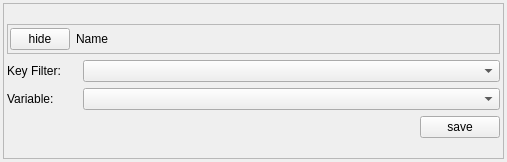
<?xml version="1.0" encoding="UTF-8"?>
<ui version="4.0">
 <class>Form</class>
 <widget class="QWidget" name="Form">
  <property name="geometry">
   <rect>
    <x>0</x>
    <y>0</y>
    <width>507</width>
    <height>162</height>
   </rect>
  </property>
  <property name="windowTitle">
   <string>Form</string>
  </property>
  <layout class="QVBoxLayout" name="verticalLayout_3">
   <property name="margin">
    <number>3</number>
   </property>
   <item>
    <widget class="QFrame" name="frame_2">
     <property name="frameShape">
      <enum>QFrame::StyledPanel</enum>
     </property>
     <property name="frameShadow">
      <enum>QFrame::Raised</enum>
     </property>
     <layout class="QVBoxLayout" name="verticalLayout_4">
      <property name="margin">
       <number>3</number>
      </property>
      <item>
       <layout class="QVBoxLayout" name="verticalLayout_2">
        <item>
         <layout class="QVBoxLayout" name="verticalLayout">
          <item>
           <widget class="QFrame" name="frame">
            <property name="maximumSize">
             <size>
              <width>16777215</width>
              <height>30</height>
             </size>
            </property>
            <property name="frameShape">
             <enum>QFrame::StyledPanel</enum>
            </property>
            <property name="frameShadow">
             <enum>QFrame::Raised</enum>
            </property>
            <layout class="QHBoxLayout" name="horizontalLayout">
             <property name="margin">
              <number>2</number>
             </property>
             <item>
              <widget class="QPushButton" name="hide_b">
               <property name="maximumSize">
                <size>
                 <width>60</width>
                 <height>16777215</height>
                </size>
               </property>
               <property name="text">
                <string>hide</string>
               </property>
              </widget>
             </item>
             <item>
              <widget class="QLabel" name="name_1">
               <property name="text">
                <string>Name</string>
               </property>
              </widget>
             </item>
            </layout>
           </widget>
          </item>
         </layout>
        </item>
        <item>
         <layout class="QHBoxLayout" name="horizontalLayout_2">
          <item>
           <widget class="QLabel" name="label_2">
            <property name="maximumSize">
             <size>
              <width>70</width>
              <height>16777215</height>
             </size>
            </property>
            <property name="text">
             <string>Key Filter:</string>
            </property>
           </widget>
          </item>
          <item>
           <widget class="QComboBox" name="key_2"/>
          </item>
         </layout>
        </item>
        <item>
         <layout class="QHBoxLayout" name="horizontalLayout_4">
          <item>
           <widget class="QLabel" name="label_3">
            <property name="maximumSize">
             <size>
              <width>70</width>
              <height>16777215</height>
             </size>
            </property>
            <property name="text">
             <string>Variable:</string>
            </property>
           </widget>
          </item>
          <item>
           <widget class="QComboBox" name="variavle_3"/>
          </item>
         </layout>
        </item>
        <item>
         <layout class="QHBoxLayout" name="horizontalLayout_3">
          <item>
           <spacer name="horizontalSpacer">
            <property name="orientation">
             <enum>Qt::Horizontal</enum>
            </property>
            <property name="sizeHint" stdset="0">
             <size>
              <width>40</width>
              <height>20</height>
             </size>
            </property>
           </spacer>
          </item>
          <item>
           <widget class="QPushButton" name="save_b">
            <property name="text">
             <string>save</string>
            </property>
           </widget>
          </item>
         </layout>
        </item>
       </layout>
      </item>
     </layout>
    </widget>
   </item>
  </layout>
  <zorder>frame</zorder>
  <zorder>frame_2</zorder>
 </widget>
 <resources/>
 <connections/>
</ui>
